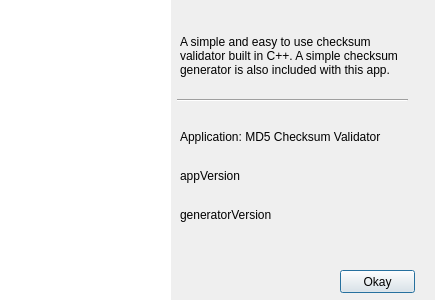
<?xml version="1.0" encoding="UTF-8"?>
<ui version="4.0">
 <class>AboutDialog</class>
 <widget class="QDialog" name="AboutDialog">
  <property name="windowModality">
   <enum>Qt::ApplicationModal</enum>
  </property>
  <property name="geometry">
   <rect>
    <x>0</x>
    <y>0</y>
    <width>435</width>
    <height>300</height>
   </rect>
  </property>
  <property name="minimumSize">
   <size>
    <width>425</width>
    <height>300</height>
   </size>
  </property>
  <property name="maximumSize">
   <size>
    <width>435</width>
    <height>300</height>
   </size>
  </property>
  <property name="windowTitle">
   <string>Dialog</string>
  </property>
  <widget class="QLabel" name="label">
   <property name="geometry">
    <rect>
     <x>180</x>
     <y>20</y>
     <width>231</width>
     <height>71</height>
    </rect>
   </property>
   <property name="text">
    <string>A simple and easy to use checksum validator built in C++. A simple checksum generator is also included with this app.</string>
   </property>
   <property name="wordWrap">
    <bool>true</bool>
   </property>
  </widget>
  <widget class="QWidget" name="widget" native="true">
   <property name="geometry">
    <rect>
     <x>0</x>
     <y>0</y>
     <width>171</width>
     <height>301</height>
    </rect>
   </property>
   <property name="styleSheet">
    <string notr="true">image: url(:/img/gear.png);
border-color: rgb(0, 0, 0);
background-color: rgb(255, 255, 255);</string>
   </property>
  </widget>
  <widget class="QPushButton" name="bClose">
   <property name="geometry">
    <rect>
     <x>340</x>
     <y>270</y>
     <width>75</width>
     <height>23</height>
    </rect>
   </property>
   <property name="text">
    <string>Okay</string>
   </property>
  </widget>
  <widget class="Line" name="line">
   <property name="geometry">
    <rect>
     <x>177</x>
     <y>90</y>
     <width>231</width>
     <height>20</height>
    </rect>
   </property>
   <property name="orientation">
    <enum>Qt::Horizontal</enum>
   </property>
  </widget>
  <widget class="QWidget" name="layoutWidget">
   <property name="geometry">
    <rect>
     <x>180</x>
     <y>120</y>
     <width>251</width>
     <height>111</height>
    </rect>
   </property>
   <layout class="QVBoxLayout" name="verticalLayout">
    <item>
     <widget class="QLabel" name="label_2">
      <property name="text">
       <string>Application: MD5 Checksum Validator</string>
      </property>
     </widget>
    </item>
    <item>
     <widget class="QLabel" name="lblAppVersion">
      <property name="text">
       <string>appVersion</string>
      </property>
     </widget>
    </item>
    <item>
     <widget class="QLabel" name="lblGenVersion">
      <property name="text">
       <string>generatorVersion</string>
      </property>
     </widget>
    </item>
   </layout>
  </widget>
 </widget>
 <resources/>
 <connections/>
</ui>
